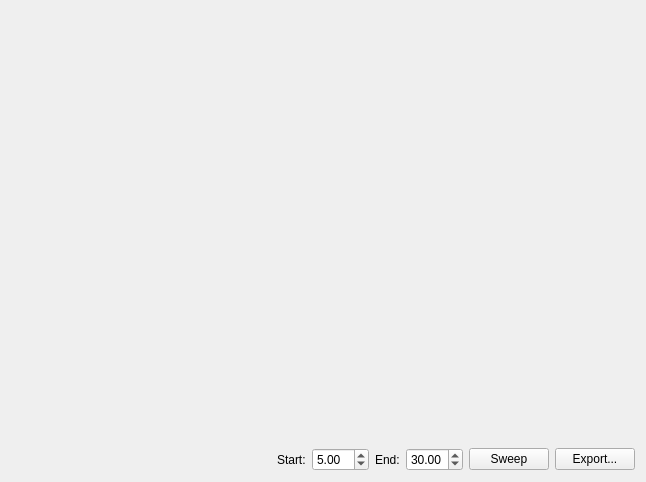
<?xml version="1.0" encoding="UTF-8"?>
<ui version="4.0">
 <class>PageSweep</class>
 <widget class="QWidget" name="PageSweep">
  <property name="geometry">
   <rect>
    <x>0</x>
    <y>0</y>
    <width>646</width>
    <height>482</height>
   </rect>
  </property>
  <property name="windowTitle">
   <string>Form</string>
  </property>
  <layout class="QVBoxLayout" name="verticalLayout">
   <item>
    <widget class="QCustomPlot" name="sweepPlot" native="true">
     <property name="sizePolicy">
      <sizepolicy hsizetype="Preferred" vsizetype="Expanding">
       <horstretch>0</horstretch>
       <verstretch>0</verstretch>
      </sizepolicy>
     </property>
    </widget>
   </item>
   <item>
    <layout class="QHBoxLayout" name="horizontalLayout">
     <item>
      <spacer name="horizontalSpacer">
       <property name="orientation">
        <enum>Qt::Horizontal</enum>
       </property>
       <property name="sizeHint" stdset="0">
        <size>
         <width>40</width>
         <height>20</height>
        </size>
       </property>
      </spacer>
     </item>
     <item>
      <widget class="QLabel" name="start">
       <property name="sizePolicy">
        <sizepolicy hsizetype="Minimum" vsizetype="Preferred">
         <horstretch>0</horstretch>
         <verstretch>0</verstretch>
        </sizepolicy>
       </property>
       <property name="text">
        <string>Start:</string>
       </property>
      </widget>
     </item>
     <item>
      <widget class="QDoubleSpinBox" name="Start">
       <property name="value">
        <double>5.000000000000000</double>
       </property>
      </widget>
     </item>
     <item>
      <widget class="QLabel" name="end">
       <property name="sizePolicy">
        <sizepolicy hsizetype="Minimum" vsizetype="Preferred">
         <horstretch>0</horstretch>
         <verstretch>0</verstretch>
        </sizepolicy>
       </property>
       <property name="text">
        <string>End:</string>
       </property>
      </widget>
     </item>
     <item>
      <widget class="QDoubleSpinBox" name="End">
       <property name="value">
        <double>30.000000000000000</double>
       </property>
      </widget>
     </item>
     <item>
      <widget class="QPushButton" name="Sweep">
       <property name="text">
        <string>Sweep</string>
       </property>
      </widget>
     </item>
     <item>
      <widget class="QPushButton" name="pushButton">
       <property name="text">
        <string>Export...</string>
       </property>
      </widget>
     </item>
    </layout>
   </item>
  </layout>
 </widget>
 <customwidgets>
  <customwidget>
   <class>QCustomPlot</class>
   <extends>QWidget</extends>
   <header>widgets/qcustomplot.h</header>
   <container>1</container>
  </customwidget>
 </customwidgets>
 <resources/>
 <connections/>
</ui>
